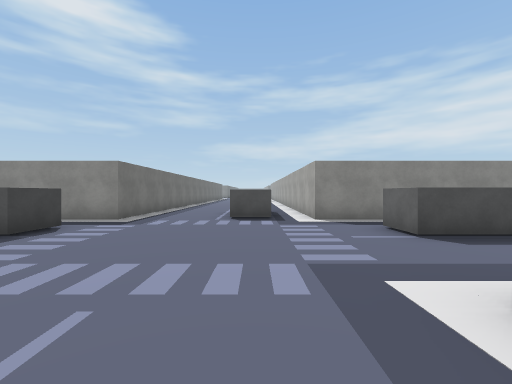
View 1 (above)

20 first-person views from a walk through a 3-D level made in the Unity game engine. The camera is 1.4 m above the floor, looks level and sees 90° across. The floor is counted in squares, 2 m on a side. Each view is taken from the middle of a square. On the plan, view 1 faces up. The plan holds only what a view shows up to about 9 squares ahead; the rest is blank. The place goes on beyond the plan. The player is left out. Some surface patterns are stand-ins.

View 2
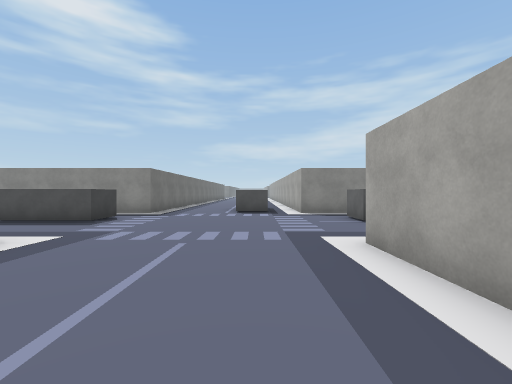

View 3
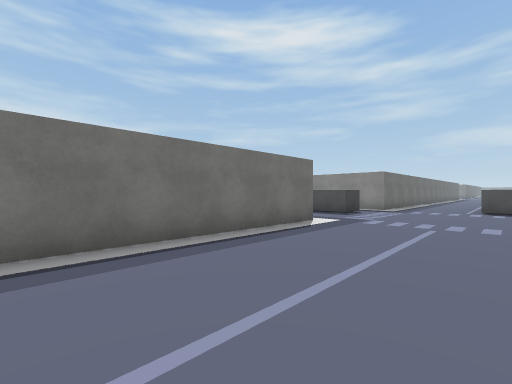

View 4
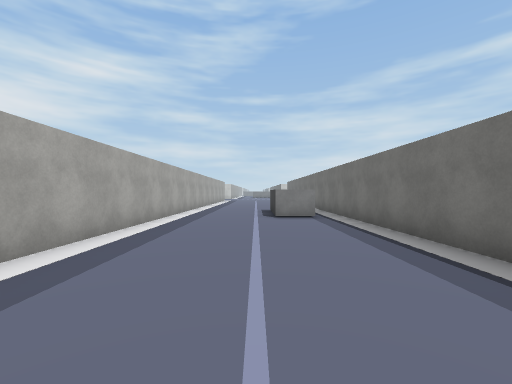

View 5
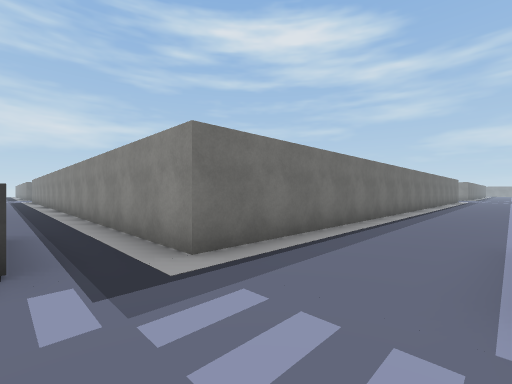

View 6
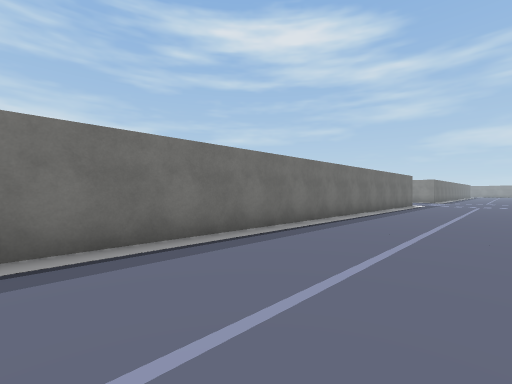

View 7
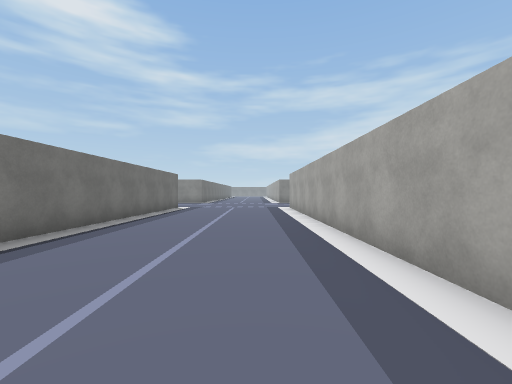

View 8
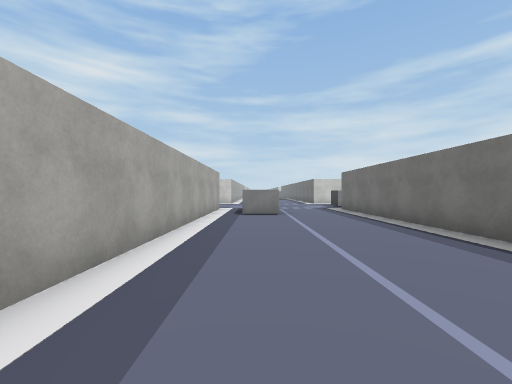

View 9
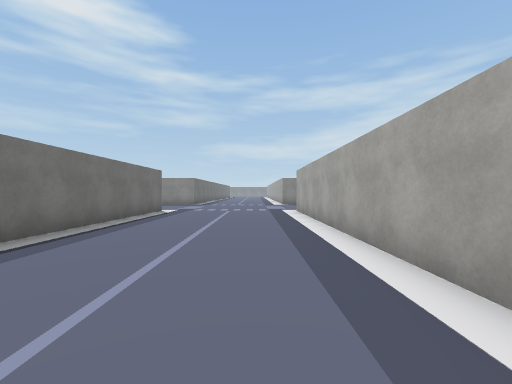

View 10
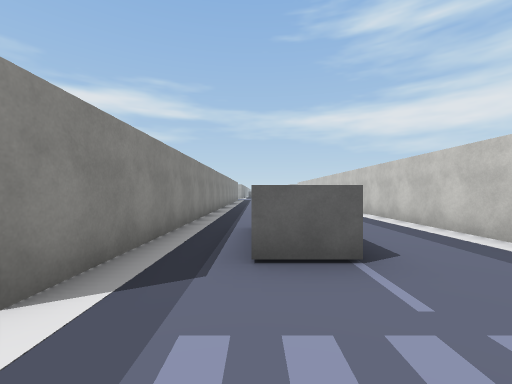

View 11
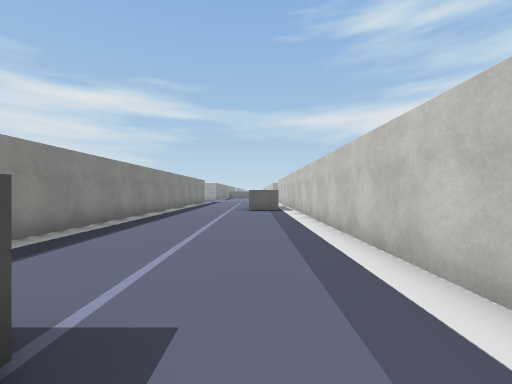

View 12
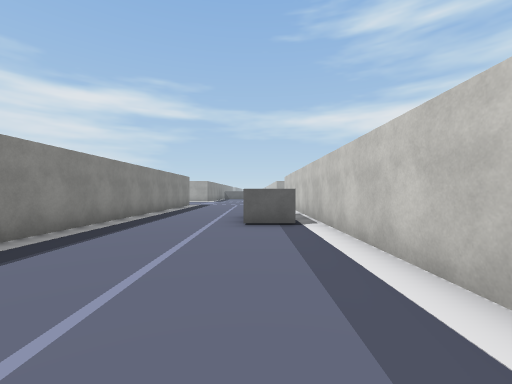

View 13
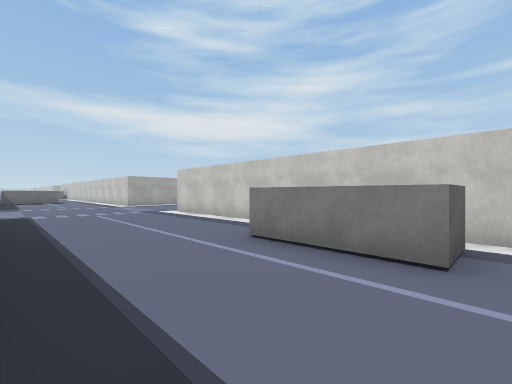

View 14
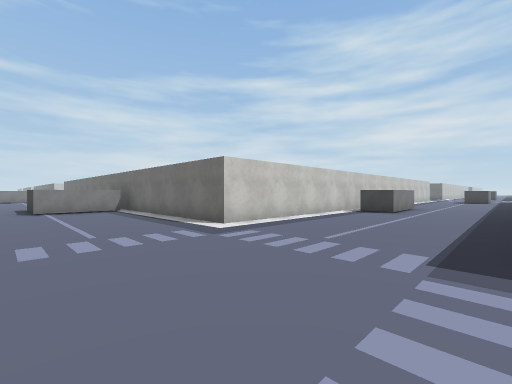

View 15
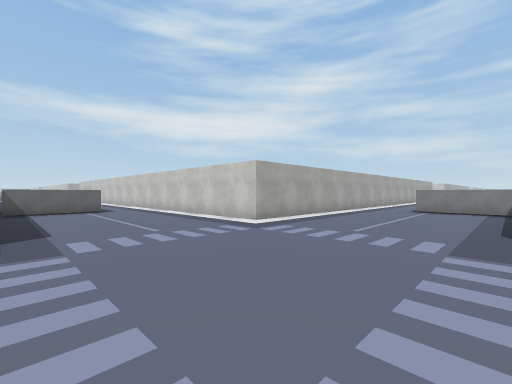

View 16
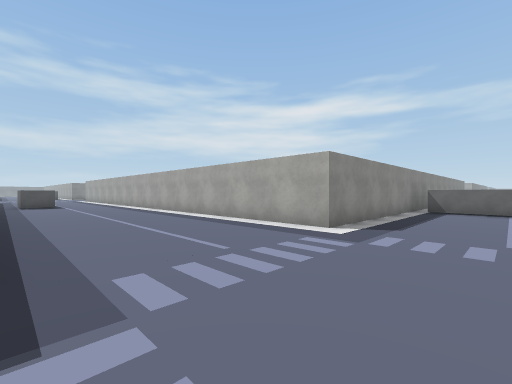

View 17
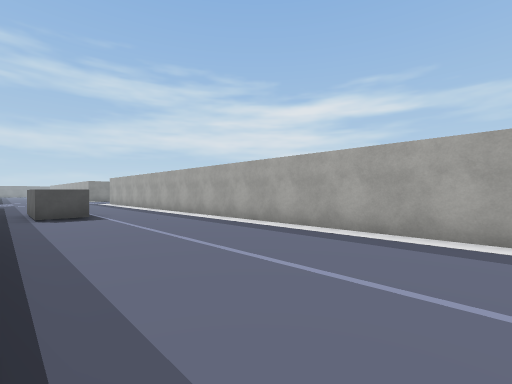

View 18
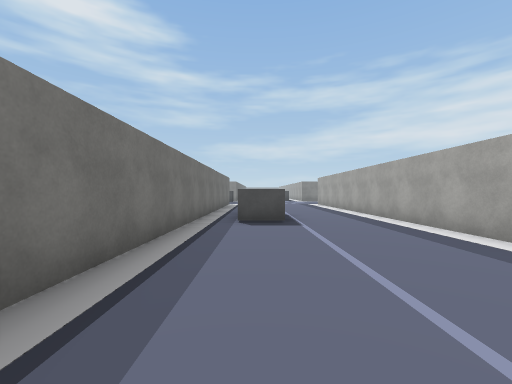

View 19
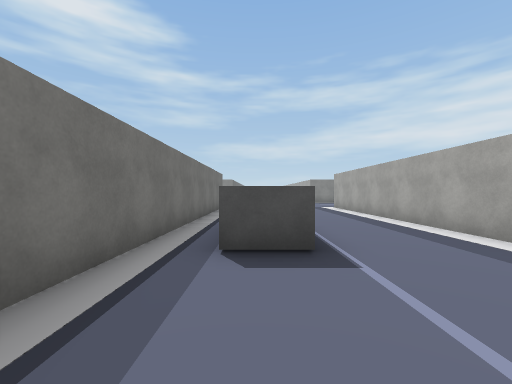

View 20
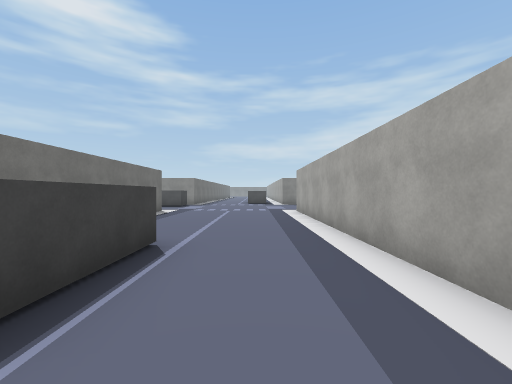

### Floor plan
Points are (right, up) in squares from view 1. A wall is a line through its corners. A room is listed if a view was taken in it or the views show most of it. See-through windows are left out.
Room 1 (views 1, 2, 3, 4, 5, 6, 7, 8, 9, 10)
walls: (-0.8, 9.3) (0.5, 9.3); (0.5, 6.8) (-0.8, 6.8); (2.5, 6.5) (1.5, 6.5) (1.5, 24.4); (-3.8, 5.1) (-3.8, 4) (-6, 4); (2.5, 4) (2.5, 5.1); (-3.5, 1.5) (-3.5, -6.5); (-2.8, -5) (-1.5, -5) (-1.5, -6.5); (-3.5, 24.5) (-3.5, 6.5) (-6.5, 6.5); (1.5, -6.5) (1.5, 1.5)
ways out: opening at (1.7, 3.7) to room 2
Room 2 (views 11, 12, 13, 14, 15, 16, 17, 18, 19, 20)
walls: (17, 6.5) (2.5, 6.5); (13.4, 2.1) (13.4, 3.3) (15.9, 3.3) (15.9, 2.4); (32.2, 6.5) (26.5, 6.5) (26.5, 24.4); (26.5, -2.2) (26.5, 1.5) (30.2, 1.5); (31.9, 3.5) (31.9, 6); (22, -4) (24.4, -4); (23.8, 17.9) (22.6, 17.9) (22.6, 20.4); (23.7, 20.5) (23.7, 18.2); (21.5, 24) (21.5, 13.5); (5, 4) (2.5, 4); (3.5, 1.5) (21.5, 1.5) (21.5, -3.2)
ways out: opening at (1.7, 3.7) to room 1

Where each view was taken, in squares from view 1:
view 1: 0 up, 0 right, facing up
view 2: 2 down, 0 right, facing up
view 3: 4 down, 0 right, facing up-left
view 4: 2 up, 1 left, facing down
view 5: 5 up, 1 left, facing up-left
view 6: 12 up, 0 right, facing up-left
view 7: 15 up, 0 right, facing up
view 8: 17 up, 0 right, facing down
view 9: 17 up, 0 right, facing up
view 10: 5 up, 0 right, facing right
view 11: 3 up, 4 right, facing right
view 12: 3 up, 8 right, facing right
view 13: 6 up, 13 right, facing down-right
view 14: 6 up, 25 right, facing down-left
view 15: 6 up, 22 right, facing down-right
view 16: 4 up, 22 right, facing up-right
view 17: 10 up, 22 right, facing up-right
view 18: 12 up, 23 right, facing up
view 19: 15 up, 23 right, facing up
view 20: 17 up, 25 right, facing up
